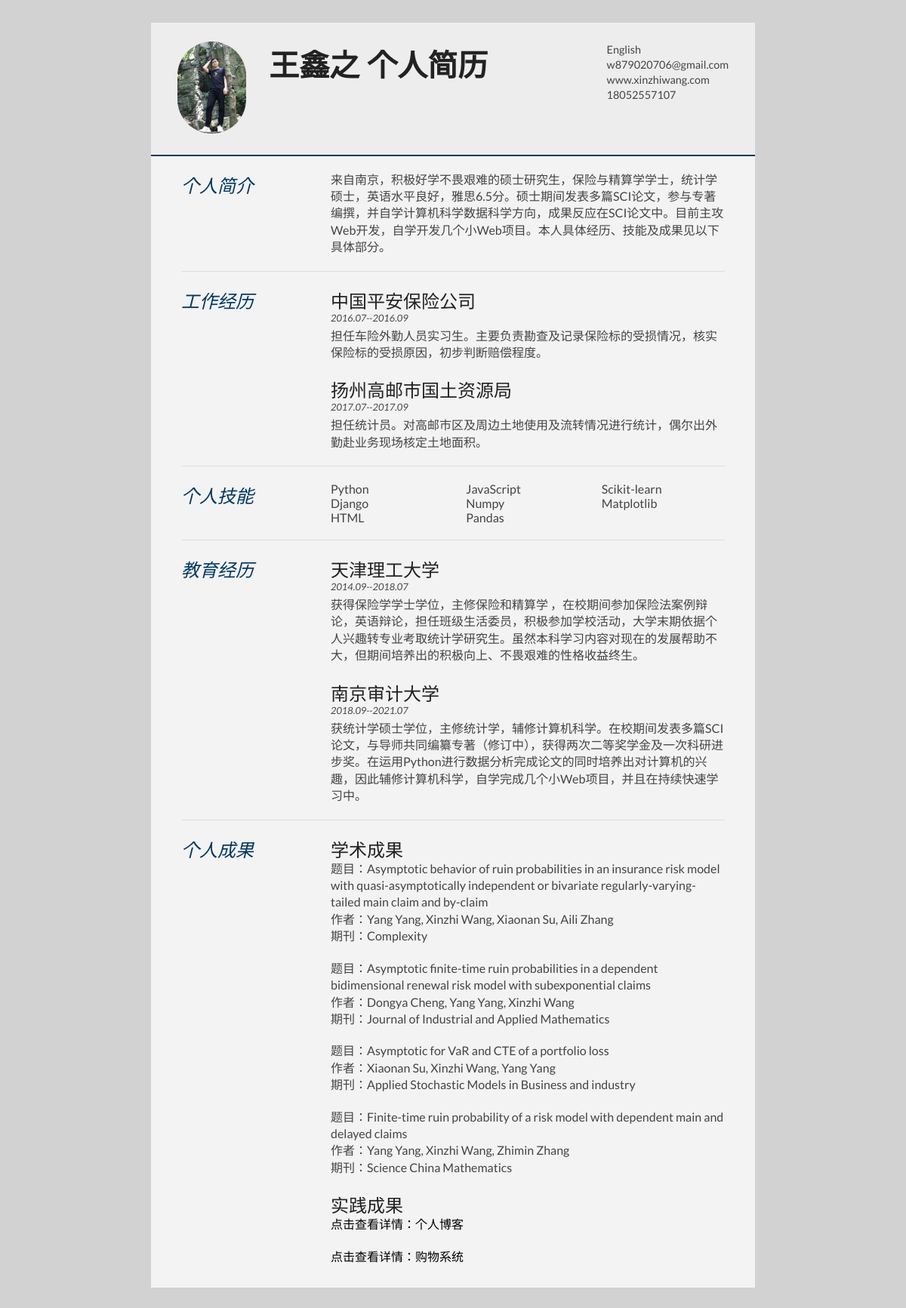
The page / on the database its author committed.
### resume/models.py (models this page shows)
class Profile(models.Model):
    profile = models.TextField()

class Work(models.Model):
    company = models.CharField(max_length=100)
    time = models.CharField(max_length=100)
    workdetail = models.TextField()

class Skill(models.Model):
    skill = models.CharField(max_length=100)

class Edu(models.Model):
    school = models.CharField(max_length=100)
    time = models.CharField(max_length=100)
    edudetail = models.TextField()

class AcaOutput(models.Model):
    title = models.CharField(max_length=1000)
    author = models.CharField(max_length=100)
    journal = models.CharField(max_length=100)

class CSoutput(models.Model):
    href = models.CharField(max_length=1000)
    project = models.CharField(max_length=100)

### resume/views.py (the view)
# urls.py: path('',views.chome,name='chome'),
def chome(request):
    Profiles = Profile.objects.all().first()
    Works = Work.objects.all()
    Skills = Skill.objects.all()
    Edus = Edu.objects.all()
    AcademicOutputs = AcaOutput.objects.all()
    Projects = CSoutput.objects.all()
    return render(request,'resume/chome.html',{'profile':Profiles,'works':Works,'skills':Skills,'edus':Edus,'acaout':AcademicOutputs,'projects':Projects})

### resume/templates/resume/chome.html (shortened to what this page needs)
{% load static %}
<!DOCTYPE html>
<html>
<head>
<link rel="stylesheet" href="https://stackpath.bootstrapcdn.com/bootstrap/4.5.0/css/bootstrap.min.css">
<link type="text/css" rel="stylesheet" href="{% static 'css/style.css' %}">
</head>
<body id="top">
<div id="cv" class="instaFade">
	<div class="mainDetails">
		<div id="headshot" class="quickFade">
			<img src='../../../static/images/headshot.JPG' alt='王鑫之'>
		</div>
		<div id="name">
			<h1 class="quickFade delayTwo">王鑫之 个人简历</h1>
		</div>
		<div id="contactDetails" class="quickFade delayFour">
			<ul>
				<li><a href="{% url 'home' %}">English</a></li>
				<li><a href="w879020706@gmail.com" target="_blank">w879020706@gmail.com</a></li>
				<li><a href="http://www.xinzhiwang.com">www.xinzhiwang.com</a></li>
				<li>18052557107</li>
			</ul>
		</div>
	</div>
	<div id="mainArea" class="quickFade delayFive">
		<section>
			<article>
				<div class="sectionTitle">
					<h1>个人简介</h1>
				</div>
				<div class="sectionContent">
					<p>{{profile.profile}}</p>
				</div>
			</article>
		</section>
		<section>
			<div class="sectionTitle">
				<h1>工作经历</h1>
			</div>
			<div class="sectionContent">
				{% for work in works %}
					<article>
						<h2>{{work.company}}</h2>
						<p class="subDetails">{{work.time}}</p>
						<p>{{work.workdetail}}</p>
					</article>
				{% endfor %}
			</div>
		</section>
		<section>
			<div class="sectionTitle">
				<h1>个人技能</h1>
			</div>
			<div class="sectionContent">
				<ul class="keySkills">
					{% for skill in skills %}
						<li>{{skill.skill}}</li>
					{% endfor %}
				</ul>
			</div>
		</section>
		<section>
			<div class="sectionTitle">
				<h1>教育经历</h1>
			</div>
			<div class="sectionContent">
				{% for edu in edus %}
					<article>
						<h2>{{edu.school}}</h2>
						<p class="subDetails">{{edu.time}}</p>
						<p>{{edu.edudetail}}</p>
					</article>
				{% endfor %}
			</div>
		</section>
		<section>
			<div class="sectionTitle">
				<h1>个人成果</h1>
			</div>
			<div class="sectionContent">
					<article>
						<h2>学术成果</h2>
							{% for aca in acaout %}
								<div>
									<p>题目：{{aca.title}}<br>作者：{{aca.author}}<br>期刊：{{aca.journal}}</p>
								</div>
							{% endfor %}
					</article>
					<article>
						<h2>实践成果</h2>
							{% for project in projects %}
								<p><a style="text-decoration:none;color:#000000" href='{{project.href}}' target='_blank'>点击查看详情：{{project.project}}</a></p>
							{% endfor %}
					</article>
			</div>
		</section>
	</div>
</div>
</body>
</html>

### static/css/style.css (style rules this page uses)
html,body,div,span,object,iframe,h1,h2,h3,h4,h5,h6,p,blockquote,pre,abbr,address,cite,code,del,dfn,em,img,ins,kbd,q,samp,small,strong,sub,sup,var,b,i,dl,dt,dd,ol,ul,li,fieldset,form,label,legend,table,caption,tbody,tfoot,thead,tr,th,td,article,aside,canvas,details,figcaption,figure,footer,header,hgroup,menu,nav,section,summary,time,mark,audio,video { border:0; font:inherit; font-size:100%; margin:0; padding:0; vertical-align:baseline; }
article,aside,details,figcaption,figure,footer,header,hgroup,menu,nav,section { display:block; }
html, body { background: #d2d2d2; font-family: 'Lato', helvetica, arial, sans-serif; font-size: 16px; color: #222; }
p { font-size: 1em; line-height: 1.4em; margin-bottom: 20px; color: #444; }
#cv { width: 90%; max-width: 800px; background: #f3f3f3; margin: 30px auto; }
.mainDetails { padding: 25px 35px; border-bottom: 2px solid #003660; background: #ededed; }
#name h1 { font-size: 2.5em; font-weight: 700; font-family: 'Rokkitt', Helvetica, Arial, sans-serif; margin-bottom: -6px; }
#mainArea { padding: 0 40px; }
#headshot { width: 12.5%; float: left; margin-right: 30px; }
#headshot img { width: 100%; height: auto; -webkit-border-radius: 50px; border-radius: 50px; }
#name { float: left; }
#contactDetails { float: right; }
#contactDetails ul { list-style-type: none; font-size: 0.9em; margin-top: 2px; }
#contactDetails ul li { margin-bottom: 3px; color: #444; }
#contactDetails ul li a, a[href^=tel] { color: #444; text-decoration: none; -webkit-transition: all .3s ease-in; -moz-transition: all .3s ease-in; -o-transition: all .3s ease-in; -ms-transition: all .3s ease-in; transition: all .3s ease-in; }
section { border-top: 1px solid #dedede; padding: 20px 0 0; }
section:first-child { border-top: 0; }
section:last-child { padding: 20px 0 10px; }
.sectionTitle { float: left; width: 25%; }
.sectionContent { float: right; width: 72.5%; }
.sectionTitle h1 { font-family: 'Rokkitt', Helvetica, Arial, sans-serif; font-style: italic; font-size: 1.5em; color: #003660; }
.sectionContent h2 { font-family: 'Rokkitt', Helvetica, Arial, sans-serif; font-size: 1.5em; margin-bottom: -2px; }
.subDetails { font-size: 0.8em; font-style: italic; margin-bottom: 3px; }
.keySkills { list-style-type: none; -moz-column-count:3; -webkit-column-count:3; column-count:3; margin-bottom: 20px; font-size: 1em; color: #444; }
.instaFade { -webkit-animation-name: reset, fade-in; -webkit-animation-duration: 0.5s; -webkit-animation-timing-function: ease-in; -moz-animation-name: reset, fade-in; -moz-animation-duration: 0.5s; -moz-animation-timing-function: ease-in; animation-name: reset, fade-in; animation-duration: 0.5s; animation-timing-function: ease-in; }
.quickFade { -webkit-animation-name: reset, fade-in; -webkit-animation-duration: 0.5s; -webkit-animation-timing-function: ease-in; -moz-animation-name: reset, fade-in; -moz-animation-duration: 0.5s; -moz-animation-timing-function: ease-in; animation-name: reset, fade-in; animation-duration: 0.5s; animation-timing-function: ease-in; }
.delayTwo { -webkit-animation-delay: 0, 1s; -moz-animation-delay: 0, 1s; animation-delay: 0, 1s; }
.delayFour { -webkit-animation-delay: 0, 2s; -moz-animation-delay: 0, 2s; animation-delay: 0, 2s; }
.delayFive { -webkit-animation-delay: 0, 0.5s; -moz-animation-delay: 0, 0.5s; animation-delay: 0, 0.5s; }

### rows shown on the page
Profile: profile "来自南京，积极好学不畏艰难的硕士研究生，保险与精算学学士，统计学硕士，英语水平良好，雅思6.5分。硕士期间发表多篇SCI论文，参与专著编撰，并自学计算机科学数据科学方向，成果反应在SCI论文中。目前主攻Web开发，自学开发几个小Web项目。本人具体经历、技能及成果见以下具体部分。"
Work: company "中国平安保险公司", time "2016.07--2016.09", workdetail "担任车险外勤人员实习生。主要负责勘查及记录保险标的受损情况，核实保险标的受损原因，初步判断赔偿程度。"
Work: company "扬州高邮市国土资源局", time "2017.07--2017.09", workdetail "担任统计员。对高邮市区及周边土地使用及流转情况进行统计，偶尔出外勤赴业务现场核定土地面积。"
Skill: skill "Python"
Skill: skill "Django"
Skill: skill "HTML"
Skill: skill "JavaScript"
Skill: skill "Numpy"
Skill: skill "Pandas"
Skill: skill "Scikit-learn"
Skill: skill "Matplotlib"
Edu: school "天津理工大学", time "2014.09--2018.07", edudetail "获得保险学学士学位，主修保险和精算学 ，在校期间参加保险法案例辩论，英语辩论，担任班级生活委员，积极参加学校活动，大学末期依据个人兴趣转专业考取统计学研究生。虽然本科学习内容对现在的发展帮助不大，但期间培养出的积极向上、不畏艰难的性格收益终生。"
Edu: school "南京审计大学", time "2018.09--2021.07", edudetail "获统计学硕士学位，主修统计学，辅修计算机科学。在校期间发表多篇SCI论文，与导师共同编纂专著（修订中），获得两次二等奖学金及一次科研进步奖。在运用Python进行数据分析完成论文的同时培养出对计算机的兴趣，因此辅修计算机科学，自学完成几个小Web项目，并且在持续快速学习中。"
AcaOutput: title "Asymptotic behavior of ruin probabilities in an insurance risk model with quasi-asymptotically independent or bivariate regularly-varying-tailed main claim and by-claim", author "Yang Yang, Xinzhi Wang, Xiaonan Su, Aili Zhang", journal "Complexity"
AcaOutput: title "Asymptotic finite-time ruin probabilities in a dependent bidimensional renewal risk model with subexponential claims", author "Dongya Cheng, Yang Yang, Xinzhi Wang", journal "Journal of Industrial and Applied Mathematics"
AcaOutput: title "Asymptotic for VaR and CTE of a portfolio loss", author "Xiaonan Su, Xinzhi Wang, Yang Yang", journal "Applied Stochastic Models in Business and industry"
AcaOutput: title "Finite-time ruin probability of a risk model with dependent main and delayed claims", author "Yang Yang, Xinzhi Wang, Zhimin Zhang", journal "Science China Mathematics"
CSoutput: project "个人博客"
CSoutput: project "购物系统"
